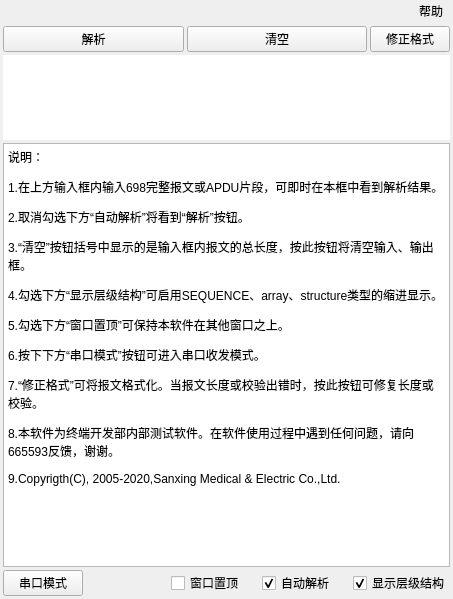
<?xml version="1.0" encoding="UTF-8"?>
<ui version="4.0">
 <author>Kay</author>
 <class>TransWindow</class>
 <widget class="QMainWindow" name="TransWindow">
  <property name="windowModality">
   <enum>Qt::NonModal</enum>
  </property>
  <property name="geometry">
   <rect>
    <x>0</x>
    <y>0</y>
    <width>453</width>
    <height>599</height>
   </rect>
  </property>
  <property name="windowTitle">
   <string>698解析工具_V3.1(2016.12.19)</string>
  </property>
  <property name="windowIcon">
   <iconset resource="icon.qrc">
    <normaloff>:/698/698.ico</normaloff>
    <normalon>:/698/698.ico</normalon>
    <disabledoff>:/698/698.ico</disabledoff>
    <disabledon>:/698/698.ico</disabledon>
    <activeoff>:/698/698.ico</activeoff>
    <activeon>:/698/698.ico</activeon>
    <selectedoff>:/698/698.ico</selectedoff>
    <selectedon>:/698/698.ico</selectedon>:/698/698.ico</iconset>
  </property>
  <property name="toolButtonStyle">
   <enum>Qt::ToolButtonIconOnly</enum>
  </property>
  <property name="animated">
   <bool>true</bool>
  </property>
  <property name="tabShape">
   <enum>QTabWidget::Rounded</enum>
  </property>
  <property name="dockNestingEnabled">
   <bool>false</bool>
  </property>
  <widget class="QWidget" name="centralwidget">
   <layout class="QGridLayout" name="gridLayout">
    <property name="margin">
     <number>3</number>
    </property>
    <property name="spacing">
     <number>3</number>
    </property>
    <item row="0" column="0">
     <layout class="QVBoxLayout" name="verticalLayout_2">
      <item>
       <layout class="QHBoxLayout" name="horizontalLayout">
        <item>
         <widget class="QPushButton" name="translate_button">
          <property name="sizePolicy">
           <sizepolicy hsizetype="Expanding" vsizetype="Fixed">
            <horstretch>0</horstretch>
            <verstretch>0</verstretch>
           </sizepolicy>
          </property>
          <property name="text">
           <string>解析</string>
          </property>
         </widget>
        </item>
        <item>
         <widget class="QPushButton" name="clear_button">
          <property name="sizePolicy">
           <sizepolicy hsizetype="Expanding" vsizetype="Fixed">
            <horstretch>0</horstretch>
            <verstretch>0</verstretch>
           </sizepolicy>
          </property>
          <property name="text">
           <string>清空</string>
          </property>
         </widget>
        </item>
        <item>
         <widget class="QPushButton" name="quick_fix_button">
          <property name="text">
           <string>修正格式</string>
          </property>
         </widget>
        </item>
       </layout>
      </item>
      <item>
       <layout class="QVBoxLayout" name="verticalLayout">
        <item>
         <widget class="QTextEdit" name="input_box">
          <property name="sizePolicy">
           <sizepolicy hsizetype="Expanding" vsizetype="Expanding">
            <horstretch>0</horstretch>
            <verstretch>1</verstretch>
           </sizepolicy>
          </property>
          <property name="acceptDrops">
           <bool>false</bool>
          </property>
          <property name="toolTip">
           <string/>
          </property>
          <property name="statusTip">
           <string/>
          </property>
          <property name="whatsThis">
           <string/>
          </property>
          <property name="accessibleName">
           <string/>
          </property>
          <property name="accessibleDescription">
           <string/>
          </property>
          <property name="autoFillBackground">
           <bool>false</bool>
          </property>
          <property name="styleSheet">
           <string notr="true"/>
          </property>
          <property name="frameShape">
           <enum>QFrame::NoFrame</enum>
          </property>
          <property name="frameShadow">
           <enum>QFrame::Sunken</enum>
          </property>
          <property name="midLineWidth">
           <number>1</number>
          </property>
          <property name="verticalScrollBarPolicy">
           <enum>Qt::ScrollBarAsNeeded</enum>
          </property>
          <property name="documentTitle">
           <string/>
          </property>
          <property name="lineWrapMode">
           <enum>QTextEdit::WidgetWidth</enum>
          </property>
          <property name="html">
           <string>&lt;!DOCTYPE HTML PUBLIC &quot;-//W3C//DTD HTML 4.0//EN&quot; &quot;http://www.w3.org/TR/REC-html40/strict.dtd&quot;&gt;
&lt;html&gt;&lt;head&gt;&lt;meta name=&quot;qrichtext&quot; content=&quot;1&quot; /&gt;&lt;style type=&quot;text/css&quot;&gt;
p, li { white-space: pre-wrap; }
&lt;/style&gt;&lt;/head&gt;&lt;body style=&quot; font-family:'SimSun'; font-size:9pt; font-weight:400; font-style:normal;&quot;&gt;
&lt;p style=&quot; margin-top:12px; margin-bottom:12px; margin-left:0px; margin-right:0px; -qt-block-indent:0; text-indent:0px;&quot;&gt;&lt;br /&gt;&lt;/p&gt;&lt;/body&gt;&lt;/html&gt;</string>
          </property>
          <property name="overwriteMode">
           <bool>false</bool>
          </property>
          <property name="acceptRichText">
           <bool>true</bool>
          </property>
          <property name="textInteractionFlags">
           <set>Qt::TextEditorInteraction</set>
          </property>
         </widget>
        </item>
        <item>
         <widget class="QTextEdit" name="output_box">
          <property name="enabled">
           <bool>true</bool>
          </property>
          <property name="sizePolicy">
           <sizepolicy hsizetype="Expanding" vsizetype="Expanding">
            <horstretch>0</horstretch>
            <verstretch>5</verstretch>
           </sizepolicy>
          </property>
          <property name="cursor" stdset="0">
           <cursorShape>ArrowCursor</cursorShape>
          </property>
          <property name="acceptDrops">
           <bool>false</bool>
          </property>
          <property name="layoutDirection">
           <enum>Qt::LeftToRight</enum>
          </property>
          <property name="autoFillBackground">
           <bool>false</bool>
          </property>
          <property name="html">
           <string>&lt;!DOCTYPE HTML PUBLIC &quot;-//W3C//DTD HTML 4.0//EN&quot; &quot;http://www.w3.org/TR/REC-html40/strict.dtd&quot;&gt;
&lt;html&gt;&lt;head&gt;&lt;meta name=&quot;qrichtext&quot; content=&quot;1&quot; /&gt;&lt;style type=&quot;text/css&quot;&gt;
p, li { white-space: pre-wrap; }
&lt;/style&gt;&lt;/head&gt;&lt;body style=&quot; font-family:'SimSun'; font-size:9pt; font-weight:400; font-style:normal;&quot;&gt;
&lt;p style=&quot; margin-top:12px; margin-bottom:12px; margin-left:0px; margin-right:0px; -qt-block-indent:0; text-indent:0px;&quot;&gt;说明：&lt;/p&gt;
&lt;p style=&quot; margin-top:12px; margin-bottom:12px; margin-left:0px; margin-right:0px; -qt-block-indent:0; text-indent:0px;&quot;&gt;1.在上方输入框内输入698完整报文或APDU片段，可即时在本框中看到解析结果。&lt;/p&gt;
&lt;p style=&quot; margin-top:12px; margin-bottom:12px; margin-left:0px; margin-right:0px; -qt-block-indent:0; text-indent:0px;&quot;&gt;2.取消勾选下方“自动解析”将看到“解析”按钮。&lt;/p&gt;
&lt;p style=&quot; margin-top:12px; margin-bottom:12px; margin-left:0px; margin-right:0px; -qt-block-indent:0; text-indent:0px;&quot;&gt;3.“清空”按钮括号中显示的是输入框内报文的总长度，按此按钮将清空输入、输出框。&lt;/p&gt;
&lt;p style=&quot; margin-top:12px; margin-bottom:12px; margin-left:0px; margin-right:0px; -qt-block-indent:0; text-indent:0px;&quot;&gt;4.勾选下方“显示层级结构”可启用SEQUENCE、array、structure类型的缩进显示。&lt;/p&gt;
&lt;p style=&quot; margin-top:12px; margin-bottom:12px; margin-left:0px; margin-right:0px; -qt-block-indent:0; text-indent:0px;&quot;&gt;5.勾选下方“窗口置顶”可保持本软件在其他窗口之上。&lt;/p&gt;
&lt;p style=&quot; margin-top:12px; margin-bottom:12px; margin-left:0px; margin-right:0px; -qt-block-indent:0; text-indent:0px;&quot;&gt;6.按下下方“串口模式”按钮可进入串口收发模式。&lt;/p&gt;
&lt;p style=&quot; margin-top:12px; margin-bottom:12px; margin-left:0px; margin-right:0px; -qt-block-indent:0; text-indent:0px;&quot;&gt;7.“修正格式”可将报文格式化。当报文长度或校验出错时，按此按钮可修复长度或校验。&lt;/p&gt;
&lt;p style=&quot; margin-top:12px; margin-bottom:12px; margin-left:0px; margin-right:0px; -qt-block-indent:0; text-indent:0px;&quot;&gt;8.本软件为终端开发部内部测试软件。在软件使用过程中遇到任何问题，请向665593反馈，谢谢。&lt;/p&gt;
&lt;p style=&quot; margin-top:12px; margin-bottom:12px; margin-left:0px; margin-right:0px; -qt-block-indent:0; text-indent:0px;&quot;&gt;9.Copyrigth(C), 2005-2020,Sanxing Medical &amp;amp; Electric Co.,Ltd.&lt;/p&gt;&lt;/body&gt;&lt;/html&gt;</string>
          </property>
         </widget>
        </item>
       </layout>
      </item>
      <item>
       <layout class="QHBoxLayout" name="horizontalLayout_2">
        <item>
         <widget class="QPushButton" name="serial_mode_button">
          <property name="text">
           <string>串口模式</string>
          </property>
         </widget>
        </item>
        <item>
         <spacer name="horizontalSpacer">
          <property name="orientation">
           <enum>Qt::Horizontal</enum>
          </property>
          <property name="sizeHint" stdset="0">
           <size>
            <width>40</width>
            <height>20</height>
           </size>
          </property>
         </spacer>
        </item>
        <item>
         <widget class="QCheckBox" name="always_top_cb">
          <property name="text">
           <string>窗口置顶</string>
          </property>
         </widget>
        </item>
        <item>
         <spacer name="horizontalSpacer_4">
          <property name="orientation">
           <enum>Qt::Horizontal</enum>
          </property>
          <property name="sizeType">
           <enum>QSizePolicy::Fixed</enum>
          </property>
          <property name="sizeHint" stdset="0">
           <size>
            <width>15</width>
            <height>20</height>
           </size>
          </property>
         </spacer>
        </item>
        <item>
         <widget class="QCheckBox" name="auto_trans_cb">
          <property name="text">
           <string>自动解析</string>
          </property>
          <property name="checked">
           <bool>true</bool>
          </property>
         </widget>
        </item>
        <item>
         <spacer name="horizontalSpacer_2">
          <property name="orientation">
           <enum>Qt::Horizontal</enum>
          </property>
          <property name="sizeType">
           <enum>QSizePolicy::Fixed</enum>
          </property>
          <property name="sizeHint" stdset="0">
           <size>
            <width>15</width>
            <height>20</height>
           </size>
          </property>
         </spacer>
        </item>
        <item>
         <widget class="QCheckBox" name="show_level_cb">
          <property name="text">
           <string>显示层级结构</string>
          </property>
          <property name="checked">
           <bool>true</bool>
          </property>
         </widget>
        </item>
       </layout>
      </item>
     </layout>
    </item>
   </layout>
   <zorder></zorder>
  </widget>
  <widget class="QMenuBar" name="menubar">
   <property name="enabled">
    <bool>true</bool>
   </property>
   <property name="geometry">
    <rect>
     <x>0</x>
     <y>0</y>
     <width>453</width>
     <height>23</height>
    </rect>
   </property>
   <property name="sizePolicy">
    <sizepolicy hsizetype="Fixed" vsizetype="Fixed">
     <horstretch>0</horstretch>
     <verstretch>0</verstretch>
    </sizepolicy>
   </property>
   <property name="palette">
    <palette>
     <active>
      <colorrole role="WindowText">
       <brush brushstyle="SolidPattern">
        <color alpha="255">
         <red>0</red>
         <green>0</green>
         <blue>0</blue>
        </color>
       </brush>
      </colorrole>
      <colorrole role="Button">
       <brush brushstyle="SolidPattern">
        <color alpha="0">
         <red>240</red>
         <green>240</green>
         <blue>240</blue>
        </color>
       </brush>
      </colorrole>
      <colorrole role="Light">
       <brush brushstyle="SolidPattern">
        <color alpha="0">
         <red>255</red>
         <green>255</green>
         <blue>255</blue>
        </color>
       </brush>
      </colorrole>
      <colorrole role="Midlight">
       <brush brushstyle="SolidPattern">
        <color alpha="0">
         <red>247</red>
         <green>247</green>
         <blue>247</blue>
        </color>
       </brush>
      </colorrole>
      <colorrole role="Dark">
       <brush brushstyle="SolidPattern">
        <color alpha="0">
         <red>120</red>
         <green>120</green>
         <blue>120</blue>
        </color>
       </brush>
      </colorrole>
      <colorrole role="Mid">
       <brush brushstyle="SolidPattern">
        <color alpha="0">
         <red>160</red>
         <green>160</green>
         <blue>160</blue>
        </color>
       </brush>
      </colorrole>
      <colorrole role="Text">
       <brush brushstyle="SolidPattern">
        <color alpha="255">
         <red>0</red>
         <green>0</green>
         <blue>0</blue>
        </color>
       </brush>
      </colorrole>
      <colorrole role="BrightText">
       <brush brushstyle="SolidPattern">
        <color alpha="255">
         <red>255</red>
         <green>255</green>
         <blue>255</blue>
        </color>
       </brush>
      </colorrole>
      <colorrole role="ButtonText">
       <brush brushstyle="SolidPattern">
        <color alpha="255">
         <red>0</red>
         <green>0</green>
         <blue>0</blue>
        </color>
       </brush>
      </colorrole>
      <colorrole role="Base">
       <brush brushstyle="SolidPattern">
        <color alpha="255">
         <red>255</red>
         <green>255</green>
         <blue>255</blue>
        </color>
       </brush>
      </colorrole>
      <colorrole role="Window">
       <brush brushstyle="SolidPattern">
        <color alpha="0">
         <red>240</red>
         <green>240</green>
         <blue>240</blue>
        </color>
       </brush>
      </colorrole>
      <colorrole role="Shadow">
       <brush brushstyle="SolidPattern">
        <color alpha="255">
         <red>0</red>
         <green>0</green>
         <blue>0</blue>
        </color>
       </brush>
      </colorrole>
      <colorrole role="AlternateBase">
       <brush brushstyle="SolidPattern">
        <color alpha="127">
         <red>247</red>
         <green>247</green>
         <blue>247</blue>
        </color>
       </brush>
      </colorrole>
      <colorrole role="ToolTipBase">
       <brush brushstyle="SolidPattern">
        <color alpha="255">
         <red>255</red>
         <green>255</green>
         <blue>220</blue>
        </color>
       </brush>
      </colorrole>
      <colorrole role="ToolTipText">
       <brush brushstyle="SolidPattern">
        <color alpha="255">
         <red>0</red>
         <green>0</green>
         <blue>0</blue>
        </color>
       </brush>
      </colorrole>
     </active>
     <inactive>
      <colorrole role="WindowText">
       <brush brushstyle="SolidPattern">
        <color alpha="255">
         <red>0</red>
         <green>0</green>
         <blue>0</blue>
        </color>
       </brush>
      </colorrole>
      <colorrole role="Button">
       <brush brushstyle="SolidPattern">
        <color alpha="0">
         <red>240</red>
         <green>240</green>
         <blue>240</blue>
        </color>
       </brush>
      </colorrole>
      <colorrole role="Light">
       <brush brushstyle="SolidPattern">
        <color alpha="0">
         <red>255</red>
         <green>255</green>
         <blue>255</blue>
        </color>
       </brush>
      </colorrole>
      <colorrole role="Midlight">
       <brush brushstyle="SolidPattern">
        <color alpha="0">
         <red>247</red>
         <green>247</green>
         <blue>247</blue>
        </color>
       </brush>
      </colorrole>
      <colorrole role="Dark">
       <brush brushstyle="SolidPattern">
        <color alpha="0">
         <red>120</red>
         <green>120</green>
         <blue>120</blue>
        </color>
       </brush>
      </colorrole>
      <colorrole role="Mid">
       <brush brushstyle="SolidPattern">
        <color alpha="0">
         <red>160</red>
         <green>160</green>
         <blue>160</blue>
        </color>
       </brush>
      </colorrole>
      <colorrole role="Text">
       <brush brushstyle="SolidPattern">
        <color alpha="255">
         <red>0</red>
         <green>0</green>
         <blue>0</blue>
        </color>
       </brush>
      </colorrole>
      <colorrole role="BrightText">
       <brush brushstyle="SolidPattern">
        <color alpha="255">
         <red>255</red>
         <green>255</green>
         <blue>255</blue>
        </color>
       </brush>
      </colorrole>
      <colorrole role="ButtonText">
       <brush brushstyle="SolidPattern">
        <color alpha="255">
         <red>0</red>
         <green>0</green>
         <blue>0</blue>
        </color>
       </brush>
      </colorrole>
      <colorrole role="Base">
       <brush brushstyle="SolidPattern">
        <color alpha="255">
         <red>255</red>
         <green>255</green>
         <blue>255</blue>
        </color>
       </brush>
      </colorrole>
      <colorrole role="Window">
       <brush brushstyle="SolidPattern">
        <color alpha="0">
         <red>240</red>
         <green>240</green>
         <blue>240</blue>
        </color>
       </brush>
      </colorrole>
      <colorrole role="Shadow">
       <brush brushstyle="SolidPattern">
        <color alpha="255">
         <red>0</red>
         <green>0</green>
         <blue>0</blue>
        </color>
       </brush>
      </colorrole>
      <colorrole role="AlternateBase">
       <brush brushstyle="SolidPattern">
        <color alpha="127">
         <red>247</red>
         <green>247</green>
         <blue>247</blue>
        </color>
       </brush>
      </colorrole>
      <colorrole role="ToolTipBase">
       <brush brushstyle="SolidPattern">
        <color alpha="255">
         <red>255</red>
         <green>255</green>
         <blue>220</blue>
        </color>
       </brush>
      </colorrole>
      <colorrole role="ToolTipText">
       <brush brushstyle="SolidPattern">
        <color alpha="255">
         <red>0</red>
         <green>0</green>
         <blue>0</blue>
        </color>
       </brush>
      </colorrole>
     </inactive>
     <disabled>
      <colorrole role="WindowText">
       <brush brushstyle="SolidPattern">
        <color alpha="0">
         <red>120</red>
         <green>120</green>
         <blue>120</blue>
        </color>
       </brush>
      </colorrole>
      <colorrole role="Button">
       <brush brushstyle="SolidPattern">
        <color alpha="0">
         <red>240</red>
         <green>240</green>
         <blue>240</blue>
        </color>
       </brush>
      </colorrole>
      <colorrole role="Light">
       <brush brushstyle="SolidPattern">
        <color alpha="0">
         <red>255</red>
         <green>255</green>
         <blue>255</blue>
        </color>
       </brush>
      </colorrole>
      <colorrole role="Midlight">
       <brush brushstyle="SolidPattern">
        <color alpha="0">
         <red>247</red>
         <green>247</green>
         <blue>247</blue>
        </color>
       </brush>
      </colorrole>
      <colorrole role="Dark">
       <brush brushstyle="SolidPattern">
        <color alpha="0">
         <red>120</red>
         <green>120</green>
         <blue>120</blue>
        </color>
       </brush>
      </colorrole>
      <colorrole role="Mid">
       <brush brushstyle="SolidPattern">
        <color alpha="0">
         <red>160</red>
         <green>160</green>
         <blue>160</blue>
        </color>
       </brush>
      </colorrole>
      <colorrole role="Text">
       <brush brushstyle="SolidPattern">
        <color alpha="0">
         <red>120</red>
         <green>120</green>
         <blue>120</blue>
        </color>
       </brush>
      </colorrole>
      <colorrole role="BrightText">
       <brush brushstyle="SolidPattern">
        <color alpha="255">
         <red>255</red>
         <green>255</green>
         <blue>255</blue>
        </color>
       </brush>
      </colorrole>
      <colorrole role="ButtonText">
       <brush brushstyle="SolidPattern">
        <color alpha="0">
         <red>120</red>
         <green>120</green>
         <blue>120</blue>
        </color>
       </brush>
      </colorrole>
      <colorrole role="Base">
       <brush brushstyle="SolidPattern">
        <color alpha="0">
         <red>240</red>
         <green>240</green>
         <blue>240</blue>
        </color>
       </brush>
      </colorrole>
      <colorrole role="Window">
       <brush brushstyle="SolidPattern">
        <color alpha="0">
         <red>240</red>
         <green>240</green>
         <blue>240</blue>
        </color>
       </brush>
      </colorrole>
      <colorrole role="Shadow">
       <brush brushstyle="SolidPattern">
        <color alpha="255">
         <red>0</red>
         <green>0</green>
         <blue>0</blue>
        </color>
       </brush>
      </colorrole>
      <colorrole role="AlternateBase">
       <brush brushstyle="SolidPattern">
        <color alpha="0">
         <red>240</red>
         <green>240</green>
         <blue>240</blue>
        </color>
       </brush>
      </colorrole>
      <colorrole role="ToolTipBase">
       <brush brushstyle="SolidPattern">
        <color alpha="255">
         <red>255</red>
         <green>255</green>
         <blue>220</blue>
        </color>
       </brush>
      </colorrole>
      <colorrole role="ToolTipText">
       <brush brushstyle="SolidPattern">
        <color alpha="255">
         <red>0</red>
         <green>0</green>
         <blue>0</blue>
        </color>
       </brush>
      </colorrole>
     </disabled>
    </palette>
   </property>
   <property name="layoutDirection">
    <enum>Qt::RightToLeft</enum>
   </property>
   <property name="autoFillBackground">
    <bool>false</bool>
   </property>
   <property name="defaultUp">
    <bool>false</bool>
   </property>
   <property name="nativeMenuBar">
    <bool>false</bool>
   </property>
   <widget class="QMenu" name="menu">
    <property name="title">
     <string>帮助</string>
    </property>
    <addaction name="about"/>
   </widget>
   <addaction name="menu"/>
  </widget>
  <action name="about">
   <property name="text">
    <string>关于</string>
   </property>
   <property name="shortcutContext">
    <enum>Qt::WindowShortcut</enum>
   </property>
  </action>
 </widget>
 <tabstops>
  <tabstop>input_box</tabstop>
  <tabstop>translate_button</tabstop>
  <tabstop>output_box</tabstop>
  <tabstop>clear_button</tabstop>
 </tabstops>
 <resources>
  <include location="icon.qrc"/>
 </resources>
 <connections>
  <connection>
   <sender>clear_button</sender>
   <signal>clicked()</signal>
   <receiver>output_box</receiver>
   <slot>clear()</slot>
   <hints>
    <hint type="sourcelabel">
     <x>159</x>
     <y>49</y>
    </hint>
    <hint type="destinationlabel">
     <x>361</x>
     <y>214</y>
    </hint>
   </hints>
  </connection>
  <connection>
   <sender>clear_button</sender>
   <signal>clicked()</signal>
   <receiver>input_box</receiver>
   <slot>clear()</slot>
   <hints>
    <hint type="sourcelabel">
     <x>159</x>
     <y>49</y>
    </hint>
    <hint type="destinationlabel">
     <x>347</x>
     <y>123</y>
    </hint>
   </hints>
  </connection>
 </connections>
</ui>
